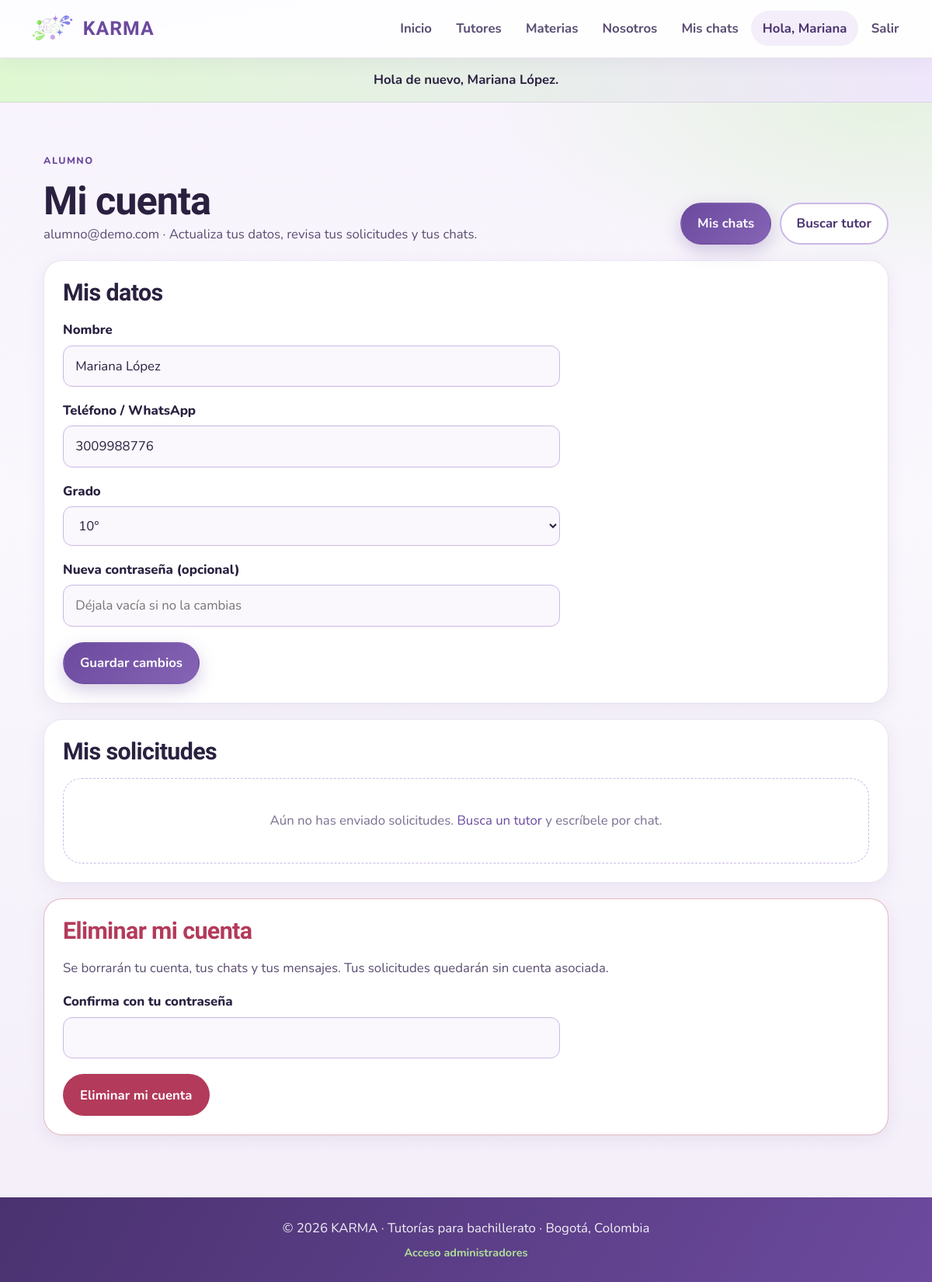
Page /mi_cuenta.php (signed in) on the committed database.
### tables this page shows
CREATE TABLE estudiante (
  id_estudiante INT UNSIGNED AUTO_INCREMENT PRIMARY KEY,
  nombre VARCHAR(100) NOT NULL,
  correo VARCHAR(150) NOT NULL UNIQUE,
  password_hash VARCHAR(255) NOT NULL,
  telefono VARCHAR(10) NULL,
  grado VARCHAR(30) NULL,
  creado_en DATETIME NOT NULL DEFAULT CURRENT_TIMESTAMP
);

### includes/funciones.php (called while the page is built, shortened)
<?php
function e($texto) {
    return htmlspecialchars((string)$texto, ENT_QUOTES, "UTF-8");
}

### mi_cuenta.php (the view, shortened to what this page needs)
<?php
require_once __DIR__ . "/includes/conexion.php";
require_once __DIR__ . "/includes/funciones.php";
$idEstudiante = (int)$_SESSION["estudiante"]["id"];
$stmt = $mysqli->prepare("SELECT * FROM estudiante WHERE id_estudiante = ? LIMIT 1");
$stmt->bind_param("i", $idEstudiante);
$stmt->execute();
$alumno = $stmt->get_result()->fetch_assoc();
$misSolicitudes = $mysqli->query(
    "SELECT s.fecha, s.descripcion_duda, s.estado, t.nombre AS tutor, m.nombre AS materia
     FROM solicitud s
     INNER JOIN tutor t ON t.id_tutor = s.id_tutor
     INNER JOIN materia m ON m.id_materia = t.id_materia
     WHERE s.id_estudiante = $idEstudiante
     ORDER BY s.fecha DESC, s.id_solicitud DESC LIMIT 10"
)->fetch_all(MYSQLI_ASSOC);
require __DIR__ . "/includes/header.php";
?>
<main class="seccion">
    <div class="contenedor">
        <p class="etiqueta">Alumno</p>
        <div class="admin-titulo" style="margin-bottom:1.25rem">
            <div class="seccion-intro" style="margin:0">
                <h1>Mi cuenta</h1>
                <p><?= e($alumno["correo"]) ?> · Actualiza tus datos, revisa tus solicitudes y tus chats.</p>
            </div>
            <div class="form-acciones" style="margin:0">
                <a class="btn" href="mis_chats.php">Mis chats</a>
                <a class="btn btn-secundario" href="tutores.php">Buscar tutor</a>
            </div>
        </div>
        <div class="panel-card">
            <h2 style="margin-bottom:1rem">Mis datos</h2>
            <form method="post" action="mi_cuenta.php" class="form-card" style="max-width:640px;margin:0;border:none;box-shadow:none;padding:0">
                <div class="form-grupo">
                    <label for="nombre">Nombre</label>
                    <input type="text" id="nombre" name="nombre" required maxlength="100" value="<?= e($alumno["nombre"]) ?>">
                </div>
                <div class="form-grupo">
                    <label for="telefono">Teléfono / WhatsApp</label>
                    <input type="tel" id="telefono" name="telefono" maxlength="10" value="<?= e($alumno["telefono"] ?? "") ?>" inputmode="numeric" placeholder="3001234567">
                </div>
                <div class="form-grupo">
                    <label for="grado">Grado</label>
                    <select id="grado" name="grado">
                        <?php foreach (["6°","7°","8°","9°","10°","11°"] as $g): ?>
                            <option value="<?= $g ?>" <?= ($alumno["grado"] ?? "") === $g ? "selected" : "" ?>><?= $g ?></option>
                        <?php endforeach; ?>
                    </select>
                </div>
                <div class="form-grupo">
                    <label for="nueva_password">Nueva contraseña (opcional)</label>
                    <input type="password" id="nueva_password" name="nueva_password" minlength="8" autocomplete="new-password" placeholder="Déjala vacía si no la cambias">
                </div>
                <div class="form-acciones">
                    <button class="btn" type="submit">Guardar cambios</button>
                </div>
            </form>
        </div>
        <div class="panel-card">
            <h2 style="margin-bottom:1rem">Mis solicitudes</h2>
            <?php if (count($misSolicitudes) === 0): ?>
                <div class="vacio">Aún no has enviado solicitudes. <a href="tutores.php">Busca un tutor</a> y escríbele por chat.</div>
            <?php endif; ?>
        </div>
        <div class="panel-card" style="border-color:rgba(179,58,90,.35)">
            <h2 style="color:var(--danger)">Eliminar mi cuenta</h2>
            <p style="margin-bottom:1rem">Se borrarán tu cuenta, tus chats y tus mensajes. Tus solicitudes quedarán sin cuenta asociada.</p>
            <form method="post" action="mi_cuenta.php" class="form-card" style="max-width:640px;margin:0;border:none;box-shadow:none;padding:0" onsubmit="return confirm('¿Seguro? Se eliminará tu cuenta y tus chats.');">
                <div class="form-grupo">
                    <label for="password_confirm">Confirma con tu contraseña</label>
                    <input type="password" id="password_confirm" name="password_confirm" required autocomplete="current-password">
                </div>
                <div class="form-acciones">
                    <button class="btn btn-peligro" type="submit">Eliminar mi cuenta</button>
                </div>
            </form>
        </div>
    </div>
</main>
<?php require __DIR__ . "/includes/footer.php"; ?>

### css/style.css (style rules this page uses)
:root { --lavanda: #6c4a9e; --lavanda-deep: #4a3270; --lavanda-mid: #8564b5; --lavanda-soft: #cbb8e6; --lavanda-fog: #e4d9f2; --lavanda-mist: #f3eef9; --menta: #b9ef9c; --menta-deep: #8fd86a; --ink: #2a2140; --ink-soft: #5a4d72; --muted: #7a6f90; --white: #ffffff; --surface: #faf7fd; --danger: #b33a5a; --ok: #2f7a4f; --line: rgba(108, 74, 158, 0.14); --shadow: 0 16px 48px rgba(74, 50, 112, 0.14); --shadow-soft: 0 6px 22px rgba(74, 50, 112, 0.08); --radius: 14px; --radius-lg: 24px; --radius-pill: 999px; --font-display: "Bricolage Grotesque", "Segoe UI", sans-serif; --font-body: "Nunito", "Segoe UI", sans-serif; --max: 1140px; --pad-x: clamp(1rem, 3.5vw, 1.75rem); --touch: 44px; --fs-body: clamp(0.95rem, 0.9rem + 0.25vw, 1.05rem); --fs-h1: clamp(2rem, 1.35rem + 2.4vw, 3.4rem); --fs-h2: clamp(1.45rem, 1.15rem + 1vw, 2rem); --fs-hero: clamp(2.2rem, 1.4rem + 3.4vw, 4rem); --nav-h: 72px; }
*, *::before, *::after { margin: 0; padding: 0; box-sizing: border-box; }
html { scroll-behavior: smooth; overflow-x: clip; -webkit-text-size-adjust: 100%; }
body { font-family: var(--font-body); font-size: var(--fs-body); color: var(--ink); min-height: 100vh; line-height: 1.65; display: flex; flex-direction: column; overflow-x: clip; word-wrap: break-word; overflow-wrap: anywhere; background: radial-gradient(1200px 500px at 10% -10%, rgba(203, 184, 230, 0.55), transparent 60%), radial-gradient(900px 420px at 95% 8%, rgba(185, 239, 156, 0.28), transparent 55%), linear-gradient(180deg, #f7f2fc 0%, var(--surface) 40%, #f3eef9 100%); }
main { flex: 1; width: 100%; }
a { color: var(--lavanda); text-decoration: none; transition: color 0.2s ease, transform 0.2s ease, background 0.2s ease, border-color 0.2s ease, box-shadow 0.2s ease; }
h1, h2, h3, .nav-marca { font-family: var(--font-display); color: var(--ink); line-height: 1.15; letter-spacing: -0.02em; }
h1 { font-size: var(--fs-h1); }
h2 { font-size: var(--fs-h2); margin-bottom: 1rem; }
p { color: var(--ink-soft); }
button, input, select, textarea { font: inherit; }
.boton, .btn { display: inline-flex; align-items: center; justify-content: center; gap: 0.45rem; min-height: var(--touch); padding: 0.7rem 1.25rem; border-radius: var(--radius-pill); border: 2px solid transparent; background: linear-gradient(135deg, var(--lavanda) 0%, var(--lavanda-mid) 100%); color: var(--white); font-weight: 700; cursor: pointer; box-shadow: 0 8px 22px rgba(108, 74, 158, 0.28); text-decoration: none; }
.btn-secundario { background: var(--white); color: var(--lavanda-deep); border-color: var(--lavanda-soft); box-shadow: none; }
.btn-peligro { background: var(--danger); box-shadow: none; }
.contenedor, .seccion-wrap { width: min(100% - 2 * var(--pad-x), var(--max)); margin-inline: auto; }
.seccion { padding: clamp(2.5rem, 5vw, 4rem) var(--pad-x); text-align: left; }
.seccion-intro { max-width: 640px; margin-bottom: 1.75rem; }
.etiqueta { display: inline-flex; align-items: center; gap: 0.4rem; color: var(--lavanda); font-weight: 800; text-transform: uppercase; letter-spacing: 0.12em; font-size: 0.78rem; margin-bottom: 0.75rem; }
.vacio { text-align: center; padding: 2.5rem 1.25rem; background: var(--white); border: 1.5px dashed var(--lavanda-soft); border-radius: var(--radius-lg); color: var(--muted); }
.form-card { max-width: 560px; margin: 0 auto; background: var(--white); border: 1px solid var(--line); border-radius: var(--radius-lg); padding: clamp(1.25rem, 3vw, 2rem); box-shadow: var(--shadow-soft); }
.form-grupo { margin-bottom: 1.05rem; text-align: left; }
.form-grupo label { display: block; font-weight: 800; margin-bottom: 0.35rem; color: var(--ink); }
.form-grupo input, .form-grupo select, .form-grupo textarea { width: 100%; border: 1.5px solid var(--lavanda-soft); border-radius: 12px; padding: 0.75rem 0.95rem; background: var(--surface); color: var(--ink); outline: none; transition: border-color 0.2s ease, box-shadow 0.2s ease; }
.form-acciones { display: flex; flex-wrap: wrap; gap: 0.65rem; margin-top: 1.25rem; }
.admin-titulo { display: flex; flex-wrap: wrap; align-items: end; justify-content: space-between; gap: 1rem; margin-bottom: 1.5rem; }
.admin-titulo p { max-width: 40rem; }
.panel-card { background: var(--white); border: 1px solid var(--line); border-radius: var(--radius-lg); padding: clamp(1rem, 2.5vw, 1.5rem); box-shadow: var(--shadow-soft); margin-bottom: 1.25rem; }

### rows in the picture
estudiante: correo "alumno@demo.com", nombre "Mariana López", telefono "3009988776", grado "10°"

### other values in the picture
explode(' ', $_SESSION["estudiante"]["nombre"])[0] "Mariana"
$mensaje "Hola de nuevo, Mariana López."
